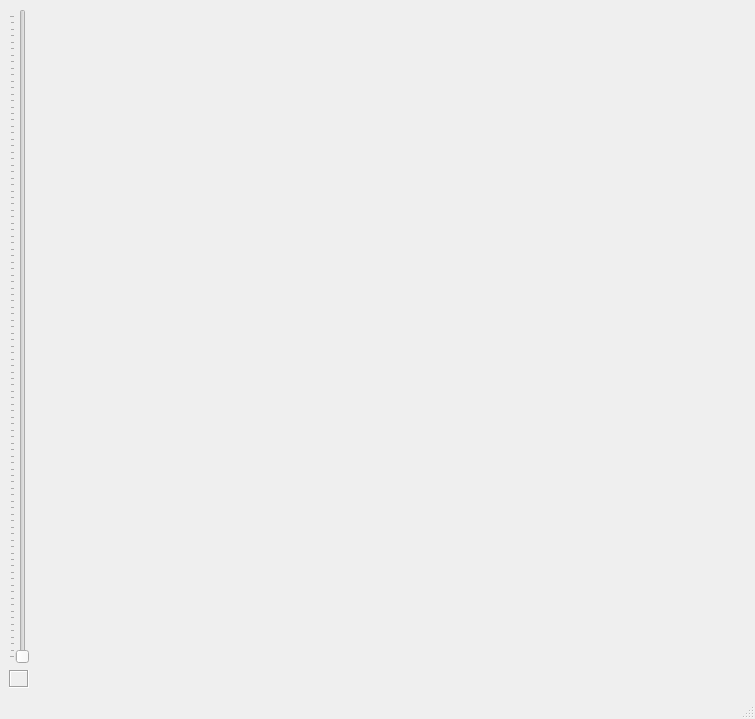
<?xml version="1.0" encoding="UTF-8"?>
<ui version="4.0">
 <class>MainWindow</class>
 <widget class="QMainWindow" name="MainWindow">
  <property name="geometry">
   <rect>
    <x>0</x>
    <y>0</y>
    <width>755</width>
    <height>719</height>
   </rect>
  </property>
  <property name="windowTitle">
   <string>Live Video Acquisition</string>
  </property>
  <property name="styleSheet">
   <string notr="true"/>
  </property>
  <widget class="QWidget" name="centralwidget">
   <layout class="QGridLayout" name="gridLayout">
    <item row="0" column="1">
     <widget class="QLabel" name="lVideo">
      <property name="text">
       <string/>
      </property>
      <property name="scaledContents">
       <bool>false</bool>
      </property>
     </widget>
    </item>
    <item row="0" column="0">
     <widget class="QSlider" name="vsIntegrate">
      <property name="orientation">
       <enum>Qt::Vertical</enum>
      </property>
      <property name="tickPosition">
       <enum>QSlider::TicksAbove</enum>
      </property>
     </widget>
    </item>
    <item row="1" column="0">
     <widget class="QLabel" name="lTs">
      <property name="frameShape">
       <enum>QFrame::Box</enum>
      </property>
      <property name="frameShadow">
       <enum>QFrame::Sunken</enum>
      </property>
      <property name="text">
       <string/>
      </property>
     </widget>
    </item>
   </layout>
  </widget>
  <widget class="QStatusBar" name="statusbar"/>
 </widget>
 <resources/>
 <connections/>
</ui>
